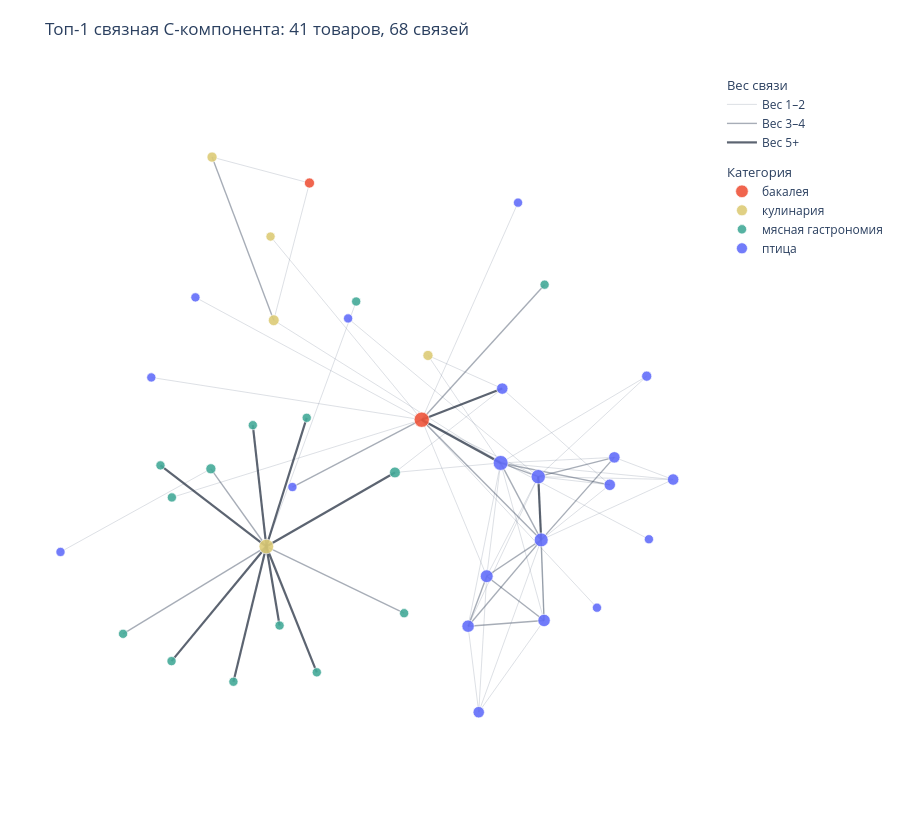
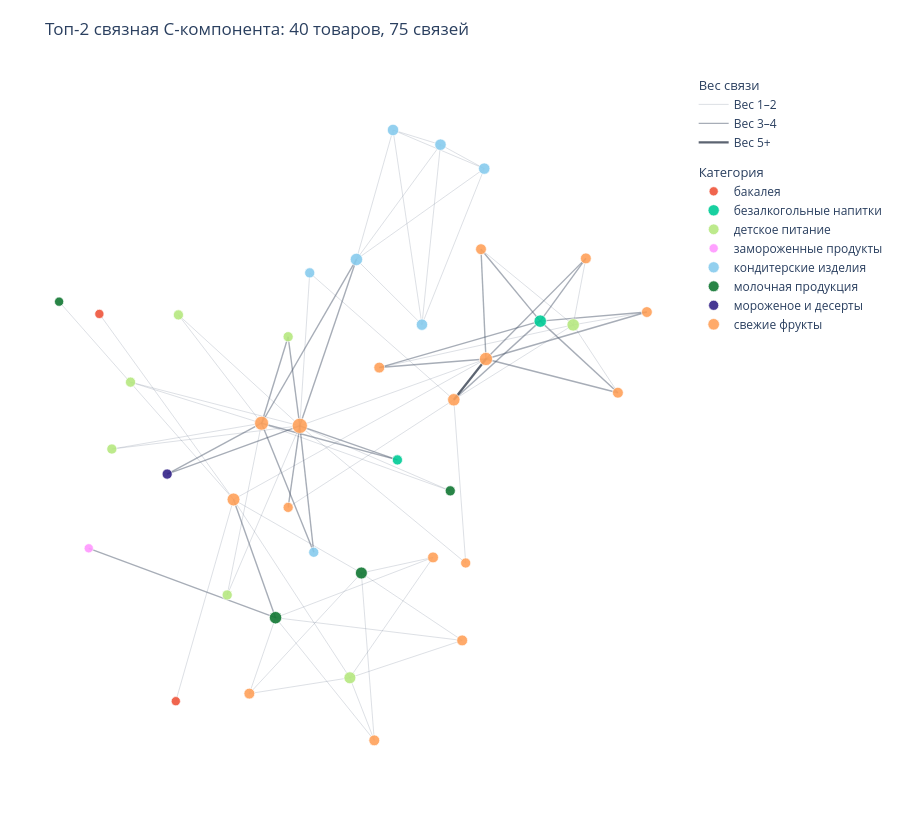
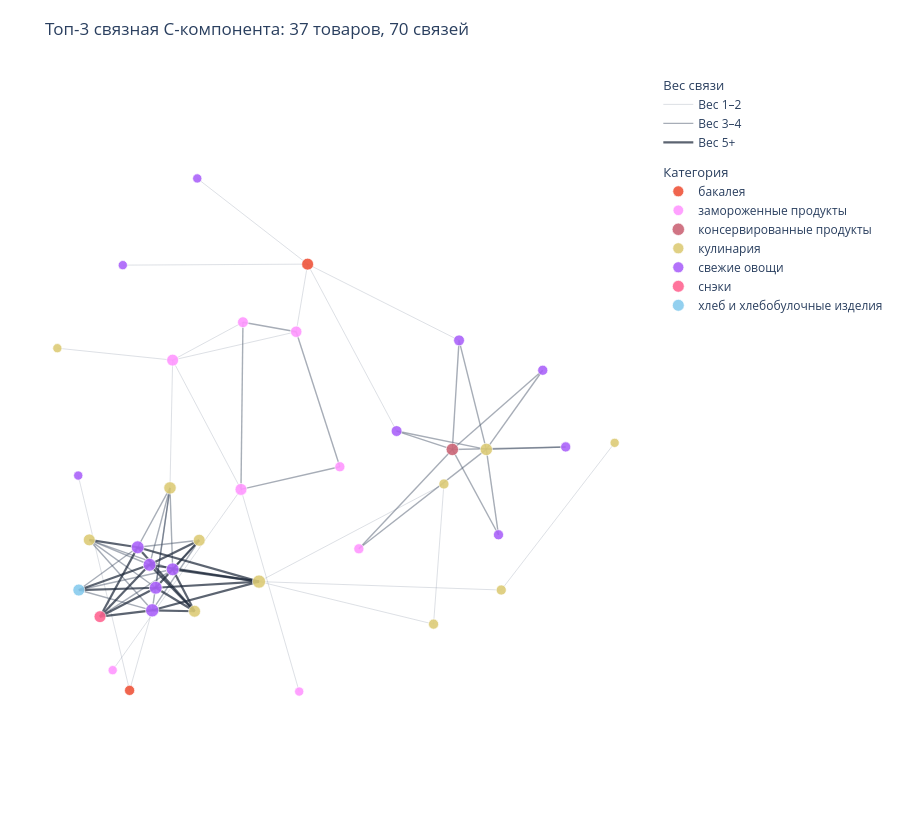

Notebook source saved alongside these figures, in order:
### Markdown cell above
### 4.2 Три крупнейшие связные компоненты C-графа

Разделим общий C-граф на связные компоненты, отсортируем их по числу товаров и отдельно покажем топ-1, топ-2 и топ-3. Для каждой компоненты строится собственная интерактивная Plotly-визуализация.

### Code cell
# connected_components возвращает множество item_id для каждой отдельной C-компоненты.
c_all_components = list(nx.connected_components(G_c_plot))

# Сортируем C-компоненты по числу товаров от самой большой к самой маленькой.
c_components_by_size = sorted(c_all_components, key=len, reverse=True)

# Оставляем первые три C-компоненты: топ-1, топ-2 и топ-3 по количеству товаров.
c_top_components = c_components_by_size[:3]

# Сюда сохраним три networkx-графа и три Plotly-фигуры для дальнейшей работы.
c_top_component_graphs = []
c_top_component_figures = []

# По очереди строим отдельный интерактивный граф для каждой C-компоненты.
for component_rank, component_nodes in enumerate(c_top_components, start=1):
    # Создаём независимую копию подграфа с товарами текущей C-компоненты.
    component_graph = G_c_plot.subgraph(component_nodes).copy()

    # Заново рассчитываем координаты, чтобы компонента занимала всю область своего графика.
    component_pos = nx.spring_layout(
        component_graph,
        seed=42,
        k=0.9,
        weight="weight",
    )

    # Формируем заголовок с местом C-компоненты и её фактическими размерами.
    component_title = (
        f"Топ-{component_rank} связная C-компонента: "
        f"{component_graph.number_of_nodes()} товаров, "
        f"{component_graph.number_of_edges()} связей"
    )

    # Превращаем networkx-подграф в интерактивную Plotly-фигуру.
    component_figure = make_plotly_graph(
        component_graph,
        component_pos,
        c_node_strength,
        title=component_title,
        category_color_map=c_category_color_map,
    )

    # Сохраняем объекты, чтобы к ним можно было обратиться в следующих ячейках.
    c_top_component_graphs.append(component_graph)
    c_top_component_figures.append(component_figure)

    # Показываем текущую C-компоненту прямо в VS Code/Jupyter.
    component_figure.show(
        config={"scrollZoom": True, "displaylogo": False, "responsive": True}
    )

### Figure 1 — Plotly figure (JSON) as saved in the notebook; plotly's stock layout.template omitted (floating-point values rounded to 4 significant figures)
{"data": [{"hoverinfo": "skip", "legendgroup": "edge_weight", "legendgrouptitle": {"text": "Вес связи"}, "line": {"color": "rgba(100, 116, 139, 0.28)", "width": 0.8}, "mode": "lines", "name": "Вес 1–2", "type": "scatter", "x": [-0.0706, -0.353, null, 0.9256, 0.3834, null, 0.9256, 0.5109, null, 0.9256, 0.5017, null, 0.9256, 0.7408, null, 0.5017, 0.1355, null, 0.5017, 0.7264, null, 0.5017, -0.09602, null, 0.5017, 0.8426, null, 0.5017, 0.5199, null, 0.5017, 0.3397, null, 0.5017, 0.2812, null, -0.5759, 0.1355, null, -0.2174, -0.5236, null, -0.2174, -0.3297, null, -0.3398, 0.1355, null, 0.3885, 0.7264, null, 0.3885, 0.155, null, 0.3885, 0.05124, null, 0.2812, 0.3834, null, 0.2812, 0.3146, null, 0.6862, 0.1355, null, -0.5273, -1, null, 0.155, 0.3834, null, 0.1355, 0.4381, null, 0.1355, -0.7146, null, 0.1355, 0.3397, null, 0.1355, 0.8495, null, 0.1355, -0.6499, null, 0.3397, 0.3834, null, 0.3397, 0.3146, null, 0.7408, 0.3834, null, 0.3146, 0.5109, null, 0.3146, 0.5199, null, 0.8426, 0.3834, null, 0.05124, 0.3834, null, -0.3297, 0.3834, null, 0.5109, 0.7264, null, 0.3834, 0.5199, null], "y": [0.5107, -0.2595, null, -0.04897, 0.003205, null, -0.04897, -0.2387, null, -0.04897, -0.04001, null, -0.04897, 0.02074, null, -0.04001, 0.139, null, -0.04001, -0.06555, null, -0.04001, 0.4574, null, -0.04001, 0.2759, null, -0.04001, -0.4919, null, -0.04001, -0.3528, null, -0.04001, -0.5099, null, 0.5236, 0.139, null, 0.8831, 0.9645, null, 0.8831, 0.4518, null, 0.7148, 0.139, null, 0.2369, -0.06555, null, 0.2369, 0.3411, null, 0.2369, -0.02671, null, -0.5099, 0.003205, null, -0.5099, -0.7803, null, -0.4518, 0.139, null, -0.01522, -0.2766, null, 0.3411, 0.003205, null, 0.139, 0.8214, null, 0.139, 0.272, null, 0.139, -0.3528, null, 0.139, -0.2367, null, 0.139, -0.1053, null, -0.3528, 0.003205, null, -0.3528, -0.7803, null, 0.02074, 0.003205, null, -0.7803, -0.2387, null, -0.7803, -0.4919, null, 0.2759, 0.003205, null, -0.02671, 0.003205, null, 0.4518, 0.003205, null, -0.2387, -0.06555, null, 0.003205, -0.4919, null]}, {"hoverinfo": "skip", "legendgroup": "edge_weight", "line": {"color": "rgba(71, 85, 105, 0.48)", "width": 1.4}, "mode": "lines", "name": "Вес 3–4", "type": "scatter", "x": [0.5017, 0.3834, null, 0.5017, 0.7408, null, 0.2812, 0.5109, null, 0.2812, 0.5199, null, 0.2812, 0.3397, null, -0.2711, 0.1355, null, -0.8033, -0.353, null, -0.5273, -0.353, null, 0.1355, 0.5216, null, 0.1355, 0.5109, null, -0.353, 0.08008, null, 0.3397, 0.5109, null, 0.3397, 0.5199, null, 0.7408, 0.5109, null, -0.3297, -0.5236, null, 0.5109, 0.3834, null, 0.5109, 0.5199, null, 0.3834, 0.7264, null], "y": [-0.04001, 0.003205, null, -0.04001, 0.02074, null, -0.5099, -0.2387, null, -0.5099, -0.4919, null, -0.5099, -0.3528, null, -0.07247, 0.139, null, -0.5339, -0.2595, null, -0.01522, -0.2595, null, 0.139, 0.5635, null, 0.139, -0.2387, null, -0.2595, -0.4691, null, -0.3528, -0.2387, null, -0.3528, -0.4919, null, 0.02074, -0.2387, null, 0.4518, 0.9645, null, -0.2387, 0.003205, null, -0.2387, -0.4919, null, 0.003205, -0.06555, null]}, {"hoverinfo": "skip", "legendgroup": "edge_weight", "line": {"color": "rgba(30, 41, 59, 0.72)", "width": 2.2}, "mode": "lines", "name": "Вес 5+", "type": "scatter", "x": [0.5017, 0.5109, null, 0.3885, 0.1355, null, -0.3114, -0.353, null, -0.1943, -0.353, null, 0.1355, 0.3834, null, -0.3955, -0.353, null, -0.353, -0.2261, null, -0.353, -0.6858, null, -0.353, -0.651, null, -0.353, -0.4565, null, -0.353, 0.05124, null], "y": [-0.04001, -0.2387, null, 0.2369, 0.139, null, -0.5077, -0.2595, null, -0.6549, -0.2595, null, 0.139, 0.003205, null, 0.1219, -0.2595, null, -0.2595, 0.1451, null, -0.2595, -0.004422, null, -0.2595, -0.6197, null, -0.2595, -0.6845, null, -0.2595, -0.02671, null]}, {"customdata": [["вермишель роллтон, на домашнем бульоне, с говядиной, быстрого приготовления, 60 г", "бакалея", 2, 15], ["приправа maggi, для нежного филе куриной грудки, по-итальянски, 30,6 г", "бакалея", 14, 68]], "hovertemplate": "<b>%{customdata[0]}</b><br>Категория: %{customdata[1]}<br>Число соседей: %{customdata[2]}<br>Суммарный вес: %{customdata[3]}<extra></extra>", "legendgroup": "categories", "legendgrouptitle": {"text": "Категория"}, "marker": {"color": "#EF553B", "line": {"color": "white", "width": 0.7}, "opacity": 0.9, "size": [10.11, 15.23]}, "mode": "markers", "name": "бакалея", "type": "scatter", "x": [-0.2174, 0.1355], "y": [0.8831, 0.139]}, {"customdata": [["куриное филе самокат, в хрустящей корочке, с кисло-сладким соусом, 200 г", "кулинария", 1, 18], ["круассан самокат, с куриной грудкой и плавленым сыром, 115 г", "кулинария", 2, 32], ["хот-дог фабрика домодедово, с сосиской и жареным луком, 150 г", "кулинария", 12, 82], ["суп фо га bô, с курицей и рисовой лапшой, 650 г", "кулинария", 3, 20], ["фо бо bô, с говядиной и рисовой лапшой, 650 г", "кулинария", 2, 14]], "hovertemplate": "<b>%{customdata[0]}</b><br>Категория: %{customdata[1]}<br>Число соседей: %{customdata[2]}<br>Суммарный вес: %{customdata[3]}<extra></extra>", "legendgroup": "categories", "marker": {"color": "rgb(221, 204, 119)", "line": {"color": "white", "width": 0.7}, "opacity": 0.9, "size": [9.2, 10.11, 14.62, 10.81, 10.11]}, "mode": "markers", "name": "кулинария", "type": "scatter", "x": [-0.3398, 0.155, -0.353, -0.3297, -0.5236], "y": [0.7148, 0.3411, -0.2595, 0.4518, 0.9645]}, {"customdata": [["сосиски велком, докторские, 440 г", "мясная гастрономия", 1, 2], ["сосиски вязанка, молокуши, молочные, 450 г", "мясная гастрономия", 1, 5], ["сосиски вязанка, сливушки, сливочные, 330 г", "мясная гастрономия", 1, 5], ["сосиски самокат, из филе индейки, 400 г", "мясная гастрономия", 2, 14], ["сосиски мираторг, венские, 350 г", "мясная гастрономия", 1, 6], ["сосиски стародворье сочинки, по-баварски, 400 г", "мясная гастрономия", 1, 5], ["филе куриной грудки термоферма, запечённое, с прованскими травами, 182 г", "мясная гастрономия", 1, 3], ["сосиски папа может, домашние, со сливками, 410 г", "мясная гастрономия", 1, 5], ["филе куриной грудки термоферма, гриль, с чёрным перцем и чесноком, 182 г", "мясная гастрономия", 1, 10], ["сосиски самокат, из куриной грудки, 400 г", "мясная гастрономия", 3, 34], ["сосиски папа может, мясникс, из курицы, 160 г", "мясная гастрономия", 1, 5], ["сосиски вязанка, филейские, рубленые, 300 г", "мясная гастрономия", 1, 5], ["сосиски стародворье сочинки, молочные, 400 г", "мясная гастрономия", 1, 4], ["сосиски папа может, сочные, 410 г", "мясная гастрономия", 1, 5]], "hovertemplate": "<b>%{customdata[0]}</b><br>Категория: %{customdata[1]}<br>Число соседей: %{customdata[2]}<br>Суммарный вес: %{customdata[3]}<extra></extra>", "legendgroup": "categories", "marker": {"color": "rgb(68, 170, 153)", "line": {"color": "white", "width": 0.7}, "opacity": 0.9, "size": [9.2, 9.2, 9.2, 10.11, 9.2, 9.2, 9.2, 9.2, 9.2, 10.81, 9.2, 9.2, 9.2, 9.2]}, "mode": "markers", "name": "мясная гастрономия", "type": "scatter", "x": [-0.0706, -0.3114, -0.8033, -0.5273, -0.1943, -0.3955, -0.6499, -0.6858, 0.5216, 0.05124, -0.651, -0.2261, 0.08008, -0.4565], "y": [0.5107, -0.5077, -0.5339, -0.01522, -0.6549, 0.1219, -0.1053, -0.004422, 0.5635, -0.02671, -0.6197, 0.1451, -0.4691, -0.6845]}, {"customdata": [["голень цыплёнка-бройлера троекурово, 900 г", "птица", 4, 15], ["филе цыплёнка-бройлера троекурово, охлаждённое, 900 г", "птица", 11, 67], ["филе грудки цыплёнка-бройлера ферма евгения рошаля, охлаждённое, 700 г", "птица", 1, 9], ["филе грудки цыплят-бройлеров петелинка, по-мексикански, в соусе чураско, охлаждённое, 450 г", "птица", 4, 19], ["филе грудки цыплёнка-бройлера петелинка, без кожи, охлаждённое, 1-1,1 кг", "птица", 6, 25], ["филе грудки цыплёнка-бройлера петелинка, малое, охлаждённое, 550 г", "птица", 1, 11], ["филе грудки цыплёнка-бройлера петелинка, без кожи, охлаждённое, 700-800 г", "птица", 1, 2], ["филе грудки цыплёнка-бройлера петелинка, без кожи, охлаждённое, 0,9-1 кг", "птица", 7, 28], ["филе грудки цыплёнка-бройлера петелинка, без кожи, охлаждённое, 800-900 г", "птица", 1, 2], ["куриный шашлык самокат, в сливочном маринаде, охлаждённый, 1 кг", "птица", 1, 20], ["бедро цыплёнка-бройлера троекурово, 900 г", "птица", 4, 20], ["филе грудки цыплёнка-бройлера петелинка, без кожи, охлаждённое, 1,1-1,2 кг", "птица", 4, 15], ["куриный шницель троекурово, из рубленного филе, охлаждённый, 350 г", "птица", 2, 18], ["филе бедра индейки индилайт, охлаждённое, 410 г", "птица", 1, 11], ["филе цыплёнка-бройлера троекурово, малое, охлаждённое, 450 г", "птица", 10, 69], ["филе грудки цыплёнка-бройлера петелинка, кубики, охлаждённое, 550 г", "птица", 13, 52], ["филе бедра цыплёнка ив. курников кур-нята, кусковое, охлаждённое, 650 г", "птица", 1, 7], ["куриное филе бедра самокат, с овощами, охлаждённое, 900 г", "птица", 1, 24], ["филе грудки цыплёнка-бройлера наша птичка, охлаждённое, 1-1,1 кг", "птица", 6, 25], ["куриные котлеты троекурово, из филе грудки, охлаждённые, 450 г", "птица", 4, 18]], "hovertemplate": "<b>%{customdata[0]}</b><br>Категория: %{customdata[1]}<br>Число соседей: %{customdata[2]}<br>Суммарный вес: %{customdata[3]}<extra></extra>", "legendgroup": "categories", "marker": {"color": "#636EFA", "line": {"color": "white", "width": 0.7}, "opacity": 0.9, "size": [11.4, 14.3, 9.2, 11.4, 12.39, 9.2, 9.2, 12.82, 9.2, 9.2, 11.4, 11.4, 10.11, 9.2, 13.96, 14.93, 9.2, 9.2, 12.39, 11.4]}, "mode": "markers", "name": "птица", "type": "scatter", "x": [0.9256, 0.5017, -0.5759, 0.3885, 0.2812, -0.2711, 0.6862, 0.3397, 0.8495, -0.09602, 0.7408, 0.3146, 0.8426, -1, 0.5109, 0.3834, -0.7146, 0.4381, 0.5199, 0.7264], "y": [-0.04897, -0.04001, 0.5236, 0.2369, -0.5099, -0.07247, -0.4518, -0.3528, -0.2367, 0.4574, 0.02074, -0.7803, 0.2759, -0.2766, -0.2387, 0.003205, 0.272, 0.8214, -0.4919, -0.06555]}], "layout": {"dragmode": "pan", "height": 820, "hovermode": "closest", "legend": {"x": 1.01, "xanchor": "left", "y": 1, "yanchor": "top"}, "margin": {"b": 20, "l": 20, "r": 20, "t": 70}, "title": {"text": "Топ-1 связная C-компонента: 41 товаров, 68 связей"}, "xaxis": {"showgrid": false, "visible": false, "zeroline": false}, "yaxis": {"scaleanchor": "x", "scaleratio": 1, "showgrid": false, "visible": false, "zeroline": false}}}

### Figure 2 — Plotly figure (JSON) as saved in the notebook; plotly's stock layout.template omitted (floating-point values rounded to 4 significant figures; data arrays with more than 128 entries replaced by an {"elided": "..."} marker saying what was removed)
{"data": [{"hoverinfo": "skip", "legendgroup": "edge_weight", "legendgrouptitle": {"text": "Вес связи"}, "line": {"color": "rgba(100, 116, 139, 0.28)", "width": 0.8}, "mode": "lines", "name": "Вес 1–2", "type": "scatter", "x": {"elided": "150 float values"}, "y": {"elided": "150 float values"}}, {"hoverinfo": "skip", "legendgroup": "edge_weight", "line": {"color": "rgba(71, 85, 105, 0.48)", "width": 1.4}, "mode": "lines", "name": "Вес 3–4", "type": "scatter", "x": [0.9579, 0.4425, null, 0.9579, 0.6163, null, -0.366, -0.2314, null, 0.865, 0.4425, null, 0.865, 0.6163, null, -0.5785, -0.1537, null, -0.5785, -0.2762, null, -0.2314, -0.8296, null, -0.1091, -0.1537, null, -0.1091, -0.2762, null, -0.2762, -0.1911, null, -0.2762, 0.02757, null, -0.2762, 0.1589, null, 0.02757, -0.1537, null, 0.6163, 0.3395, null, 0.6163, 0.7624, null, 0.6163, 0.4266, null, 0.6163, 0.1008, null, 0.1589, -0.1537, null, 0.7624, 0.4425, null, -0.1911, -0.1537, null, -0.191, -0.1537, null, 0.1008, 0.4425, null, 0.4266, 0.4425, null], "y": [0.3717, 0.2214, null, 0.3717, 0.3426, null, -0.2286, -0.6072, null, 0.1133, 0.2214, null, 0.1133, 0.3426, null, -0.1472, 0.007305, null, -0.1472, 0.0156, null, -0.6072, -0.3849, null, -0.3977, 0.007305, null, -0.3977, 0.0156, null, 0.0156, 0.2926, null, 0.0156, 0.5401, null, 0.0156, -0.1019, null, 0.5401, 0.007305, null, 0.3426, 0.0907, null, 0.3426, 0.5435, null, 0.3426, 0.573, null, 0.3426, 0.1939, null, -0.1019, 0.007305, null, 0.5435, 0.2214, null, 0.2926, 0.007305, null, -0.2539, 0.007305, null, 0.1939, 0.2214, null, 0.573, 0.2214, null]}, {"hoverinfo": "skip", "legendgroup": "edge_weight", "line": {"color": "rgba(30, 41, 59, 0.72)", "width": 2.2}, "mode": "lines", "name": "Вес 5+", "type": "scatter", "x": [0.3395, 0.4425, null], "y": [0.0907, 0.2214, null]}, {"customdata": [["гранола самокат клубника и семена льна, 250 г", "бакалея", 1, 8], ["гранола самокат, клубника, вишня и клюква, 250 г", "бакалея", 1, 8]], "hovertemplate": "<b>%{customdata[0]}</b><br>Категория: %{customdata[1]}<br>Число соседей: %{customdata[2]}<br>Суммарный вес: %{customdata[3]}<extra></extra>", "legendgroup": "categories", "legendgrouptitle": {"text": "Категория"}, "marker": {"color": "#EF553B", "line": {"color": "white", "width": 0.7}, "opacity": 0.9, "size": [9.2, 9.2]}, "mode": "markers", "name": "бакалея", "type": "scatter", "x": [-0.5508, -0.7957], "y": [-0.8746, 0.3657]}, {"customdata": [["напиток нижегородская стрелка, с соком, яблоко и бузина, с газом, 0,33 л", "безалкогольные напитки", 6, 18], ["из армении: банановый нектар siya, 0,95 л", "безалкогольные напитки", 2, 6]], "hovertemplate": "<b>%{customdata[0]}</b><br>Категория: %{customdata[1]}<br>Число соседей: %{customdata[2]}<br>Суммарный вес: %{customdata[3]}<extra></extra>", "legendgroup": "categories", "marker": {"color": "#00CC96", "line": {"color": "white", "width": 0.7}, "opacity": 0.9, "size": [12.39, 10.11]}, "mode": "markers", "name": "безалкогольные напитки", "type": "scatter", "x": [0.6163, 0.1589], "y": [0.3426, -0.1019]}, {"customdata": [["яблочно-вишнёвый сок фрутоняня, 0,2 л", "детское питание", 6, 35], ["творог агуша, 4%, банан, яблоко и персик, с 6 месяцев, 80 г", "детское питание", 2, 4], ["печенье gipopo, банан и ваниль, с 6 месяцев, 80 г", "детское питание", 2, 4], ["ряженка агуша, 2,9%, клубника, с 12 месяцев, 180 г", "детское питание", 5, 11], ["банановый нектар фрутоняня, с мякотью, 0,2 л", "детское питание", 2, 25], ["из беларуси: яблочно-банановый нектар bambolina, с 6 месяцев, 0,2 л", "детское питание", 2, 4], ["банановый нектар фрутоняня, с мякотью, с 3 лет, 0,5 л", "детское питание", 2, 5]], "hovertemplate": "<b>%{customdata[0]}</b><br>Категория: %{customdata[1]}<br>Число соседей: %{customdata[2]}<br>Суммарный вес: %{customdata[3]}<extra></extra>", "legendgroup": "categories", "marker": {"color": "#B6E880", "line": {"color": "white", "width": 0.7}, "opacity": 0.9, "size": [12.39, 10.11, 10.11, 11.92, 10.11, 10.11, 10.11]}, "mode": "markers", "name": "детское питание", "type": "scatter", "x": [0.7218, -0.7557, -0.5425, 0.006683, -0.1911, -0.3862, -0.6959], "y": [0.3305, -0.06706, 0.3625, -0.7996, 0.2926, -0.5343, 0.1471]}, {"customdata": [["из египта: клубника самокат, заморозка, 300 г", "замороженные продукты", 1, 14]], "hovertemplate": "<b>%{customdata[0]}</b><br>Категория: %{customdata[1]}<br>Число соседей: %{customdata[2]}<br>Суммарный вес: %{customdata[3]}<extra></extra>", "legendgroup": "categories", "marker": {"color": "#FF97FF", "line": {"color": "white", "width": 0.7}, "opacity": 0.9, "size": [9.2]}, "mode": "markers", "name": "замороженные продукты", "type": "scatter", "x": [-0.8296], "y": [-0.3849]}, {"customdata": [["батончик smartbar, 20% протеина, двойной шоколад, в тёмной глазури, 40 г", "кондитерские изделия", 4, 20], ["батончик fitnesshock, 20% протеина, без сахара, арахис и солёная карамель, 50 г", "кондитерские изделия", 4, 17], ["батончик fitnesshock hi protein, 30% протеина, без сахара, лимон и чиа, в глазури, 40 г", "кондитерские изделия", 4, 17], ["батончик самокат гранола, с бананом, 35 г", "кондитерские изделия", 2, 6], ["батончик fitnesshock, 19% протеина, без сахара, карамель и фундук, 50 г", "кондитерские изделия", 4, 17], ["батончик smartbar, 20% протеина, банан, в тёмной глазури, 40 г", "кондитерские изделия", 6, 28], ["фруктовая пастила самокат, без сахара, ассорти, 200 г", "кондитерские изделия", 2, 10]], "hovertemplate": "<b>%{customdata[0]}</b><br>Категория: %{customdata[1]}<br>Число соседей: %{customdata[2]}<br>Суммарный вес: %{customdata[3]}<extra></extra>", "legendgroup": "categories", "marker": {"color": "rgb(136, 204, 238)", "line": {"color": "white", "width": 0.7}, "opacity": 0.9, "size": [11.4, 11.4, 11.4, 10.11, 11.4, 12.39, 10.11]}, "mode": "markers", "name": "кондитерские изделия", "type": "scatter", "x": [0.1448, 0.2968, 0.2375, -0.1091, 0.437, 0.02757, -0.122], "y": [0.9547, 0.9078, 0.3312, -0.3977, 0.8311, 0.5401, 0.4972]}, {"customdata": [["йогурт чудо, 2%, клубника и земляника, 130 г", "молочная продукция", 1, 7], ["йогурт коломенский клубника и банан, 5%, в стекле, 170 г", "молочная продукция", 6, 15], ["соево-банановый напиток planto, 0,7%, 1 л", "молочная продукция", 2, 4], ["йогурт самокат, 3,2%, клубника, 125 г", "молочная продукция", 5, 11]], "hovertemplate": "<b>%{customdata[0]}</b><br>Категория: %{customdata[1]}<br>Число соседей: %{customdata[2]}<br>Суммарный вес: %{customdata[3]}<extra></extra>", "legendgroup": "categories", "marker": {"color": "rgb(17, 119, 51)", "line": {"color": "white", "width": 0.7}, "opacity": 0.9, "size": [9.2, 12.39, 10.11, 11.92]}, "mode": "markers", "name": "молочная продукция", "type": "scatter", "x": [-0.9246, -0.2314, 0.3281, 0.04345], "y": [0.4049, -0.6072, -0.2009, -0.4641]}, {"customdata": [["мороженое sunreme, малина и банан, в вафельном рожке, 78 г", "мороженое и десерты", 2, 8]], "hovertemplate": "<b>%{customdata[0]}</b><br>Категория: %{customdata[1]}<br>Число соседей: %{customdata[2]}<br>Суммарный вес: %{customdata[3]}<extra></extra>", "legendgroup": "categories", "marker": {"color": "rgb(51, 34, 136)", "line": {"color": "white", "width": 0.7}, "opacity": 0.9, "size": [10.11]}, "mode": "markers", "name": "мороженое и десерты", "type": "scatter", "x": [-0.5785], "y": [-0.1472]}, {"customdata": [["яблоки стори иноред самокат, импорт, 500 г", "свежие фрукты", 3, 14], ["клубника артфрут, 250 г", "свежие фрукты", 3, 25], ["клубника, 250 г", "свежие фрукты", 7, 36], ["яблоки ред делишес, 500 г", "свежие фрукты", 3, 14], ["фруктовый десерт сила традиции, клубника и манго, 200 г", "свежие фрукты", 2, 8], ["клубника, россия, сезонная, 250 г", "свежие фрукты", 3, 25], ["из эквадора: красные бананы самокат, 4 шт.", "свежие фрукты", 10, 25], ["яблоки гренни смит, 500 г", "свежие фрукты", 3, 22], ["фруктовый десерт сила традиции, манго, 200 г", "свежие фрукты", 2, 17], ["яблоки роял гала, 500 г", "свежие фрукты", 3, 14], ["клубника, 200 г", "свежие фрукты", 3, 25], ["яблоки россия, 1 кг", "свежие фрукты", 3, 14], ["яблоки голден, 500 г", "свежие фрукты", 6, 28], ["клубника эльсанта выберри меня, 200 г", "свежие фрукты", 3, 17], ["из эквадора: бананы самокат, 4 шт.", "свежие фрукты", 14, 43], ["фруктовый десерт сила традиции, яблоко и клубника, 2x100 г", "свежие фрукты", 8, 34]], "hovertemplate": "<b>%{customdata[0]}</b><br>Категория: %{customdata[1]}<br>Число соседей: %{customdata[2]}<br>Суммарный вес: %{customdata[3]}<extra></extra>", "legendgroup": "categories", "marker": {"color": "#FFA15A", "line": {"color": "white", "width": 0.7}, "opacity": 0.9, "size": [10.81, 10.81, 12.82, 10.81, 10.11, 10.81, 13.96, 10.81, 10.11, 10.81, 10.81, 10.81, 12.39, 10.81, 15.23, 13.22]}, "mode": "markers", "name": "свежие фрукты", "type": "scatter", "x": [0.9579, -0.3153, -0.366, 0.865, 0.3776, 0.08482, -0.2762, 0.7624, -0.191, 0.1008, 0.3663, 0.4266, 0.3395, 0.273, -0.1537, 0.4425], "y": [0.3717, -0.8503, -0.2286, 0.1133, -0.4321, -1, 0.0156, 0.5435, -0.2539, 0.1939, -0.68, 0.573, 0.0907, -0.4142, 0.007305, 0.2214]}], "layout": {"dragmode": "pan", "height": 820, "hovermode": "closest", "legend": {"x": 1.01, "xanchor": "left", "y": 1, "yanchor": "top"}, "margin": {"b": 20, "l": 20, "r": 20, "t": 70}, "title": {"text": "Топ-2 связная C-компонента: 40 товаров, 75 связей"}, "xaxis": {"showgrid": false, "visible": false, "zeroline": false}, "yaxis": {"scaleanchor": "x", "scaleratio": 1, "showgrid": false, "visible": false, "zeroline": false}}}

### Figure 3 — Plotly figure (JSON) as saved in the notebook; plotly's stock layout.template omitted (floating-point values rounded to 4 significant figures)
{"data": [{"hoverinfo": "skip", "legendgroup": "edge_weight", "legendgrouptitle": {"text": "Вес связи"}, "line": {"color": "rgba(100, 116, 139, 0.28)", "width": 0.8}, "mode": "lines", "name": "Вес 1–2", "type": "scatter", "x": [-0.09739, -0.305, null, -0.3128, -0.305, null, -0.3653, -0.432, null, -0.04996, 0.6652, null, -0.04996, 0.4653, null, -0.04996, 0.4959, null, -0.482, -0.1032, null, 0.05985, -0.305, null, 0.05985, 0.09358, null, 0.4653, 0.4959, null, 0.06868, -0.1032, null, -0.6453, -0.305, null, -0.2323, 0.09358, null, -0.432, -0.5837, null, 0.5406, 0.09358, null, 0.3562, 0.09358, null, 1, 0.6652, null, -0.1032, -0.305, null, 0.09358, -0.4521, null], "y": [0.494, 0.3821, null, 0.004732, 0.3821, null, -0.3566, -0.5931, null, -0.2717, -0.2967, null, -0.2717, -0.3974, null, -0.2717, 0.01632, null, -0.5333, 0.0003594, null, 0.4658, 0.3821, null, 0.4658, 0.6655, null, -0.3974, 0.01632, null, -0.5964, 0.0003594, null, 0.4173, 0.3821, null, 0.9185, 0.6655, null, -0.5931, 0.04129, null, 0.4404, 0.6655, null, 0.1727, 0.6655, null, 0.1378, -0.2967, null, 0.0003594, 0.3821, null, 0.6655, 0.6625, null]}, {"hoverinfo": "skip", "legendgroup": "edge_weight", "line": {"color": "rgba(71, 85, 105, 0.48)", "width": 1.4}, "mode": "lines", "name": "Вес 3–4", "type": "scatter", "x": [-0.09739, 0.05985, null, -0.09739, -0.1032, null, -0.3128, -0.3548, null, -0.3128, -0.3732, null, -0.3128, -0.3653, null, -0.3128, -0.3048, null, -0.3128, -0.4082, null, -0.5194, -0.3048, null, -0.3653, -0.2265, null, -0.3653, -0.5819, null, -0.3653, -0.5511, null, 0.7877, 0.6211, null, 0.7877, 0.5208, null, -0.5511, -0.3548, null, -0.5511, -0.3732, null, -0.5511, -0.3048, null, 0.05985, 0.1887, null, 0.6571, 0.6211, null, 0.6571, 0.5208, null, 0.1887, -0.1032, null, 0.6211, 0.5406, null, 0.6211, 0.3562, null, 0.6211, 0.8555, null, 0.6211, 0.2448, null, 0.8555, 0.5208, null, -0.2265, -0.4082, null, -0.2265, -0.3048, null, -0.5819, -0.3048, null, -0.5819, -0.4082, null, 0.5208, 0.5406, null, 0.5208, 0.3562, null, 0.5208, 0.2448, null], "y": [0.494, 0.4658, null, 0.494, 0.0003594, null, 0.004732, -0.2899, null, 0.004732, -0.222, null, 0.004732, -0.3566, null, 0.004732, -0.2355, null, 0.004732, -0.1705, null, -0.3753, -0.2355, null, -0.3566, -0.1497, null, -0.3566, -0.2967, null, -0.3566, -0.1487, null, 0.3521, 0.1185, null, 0.3521, 0.1184, null, -0.1487, -0.2899, null, -0.1487, -0.222, null, -0.1487, -0.2355, null, 0.4658, 0.06722, null, -0.1336, 0.1185, null, -0.1336, 0.1184, null, 0.06722, 0.0003594, null, 0.1185, 0.4404, null, 0.1185, 0.1727, null, 0.1185, 0.1258, null, 0.1185, -0.175, null, 0.1258, 0.1184, null, -0.1497, -0.1705, null, -0.1497, -0.2355, null, -0.2967, -0.2355, null, -0.2967, -0.1705, null, 0.1184, 0.4404, null, 0.1184, 0.1727, null, 0.1184, -0.175, null]}, {"hoverinfo": "skip", "legendgroup": "edge_weight", "line": {"color": "rgba(30, 41, 59, 0.72)", "width": 2.2}, "mode": "lines", "name": "Вес 5+", "type": "scatter", "x": [-0.5194, -0.3548, null, -0.5194, -0.3732, null, -0.5194, -0.4082, null, -0.5194, -0.3653, null, -0.3653, -0.04996, null, -0.3653, -0.2402, null, -0.5511, -0.4082, null, -0.04996, -0.3548, null, -0.04996, -0.3732, null, -0.04996, -0.3048, null, -0.04996, -0.4082, null, -0.2265, -0.3548, null, -0.2265, -0.3732, null, -0.5819, -0.3548, null, -0.5819, -0.3732, null, -0.3732, -0.2402, null, -0.3548, -0.2402, null, -0.3048, -0.2402, null, -0.4082, -0.2402, null], "y": [-0.3753, -0.2899, null, -0.3753, -0.222, null, -0.3753, -0.1705, null, -0.3753, -0.3566, null, -0.3566, -0.2717, null, -0.3566, -0.3593, null, -0.1487, -0.1705, null, -0.2717, -0.2899, null, -0.2717, -0.222, null, -0.2717, -0.2355, null, -0.2717, -0.1705, null, -0.1497, -0.2899, null, -0.1497, -0.222, null, -0.2967, -0.2899, null, -0.2967, -0.222, null, -0.222, -0.3593, null, -0.2899, -0.3593, null, -0.2355, -0.3593, null, -0.1705, -0.3593, null]}, {"customdata": [["приправа knorr картошка по-деревенски, со сливочно-чесночным соусом, 28 г", "бакалея", 2, 17], ["грибной суп knorr чашка супа, с сухариками, быстрого приготовления, 15,5 г", "бакалея", 5, 25]], "hovertemplate": "<b>%{customdata[0]}</b><br>Категория: %{customdata[1]}<br>Число соседей: %{customdata[2]}<br>Суммарный вес: %{customdata[3]}<extra></extra>", "legendgroup": "categories", "legendgrouptitle": {"text": "Категория"}, "marker": {"color": "#EF553B", "line": {"color": "white", "width": 0.7}, "opacity": 0.9, "size": [10.11, 11.92]}, "mode": "markers", "name": "бакалея", "type": "scatter", "x": [-0.432, 0.09358], "y": [-0.5931, 0.6655]}, {"customdata": [["вареники сибирская коллекция, с картофелем и грибной солянкой, 700 г", "замороженные продукты", 3, 19], ["овощная смесь свой урожай, картофель с грибами в соусе по-старорусски, заморозка, 400 г", "замороженные продукты", 1, 3], ["лисички свой урожай, заморозка, 300 г", "замороженные продукты", 4, 17], ["боул oso-bo, с грибами, сельдереем и паприкой, 250 г", "замороженные продукты", 1, 5], ["римская пицца pizzarte, с ветчиной и грибами, заморозка, 420 г", "замороженные продукты", 2, 7], ["смесь лесных грибов свой урожай, заморозка, 300 г", "замороженные продукты", 5, 24], ["шампиньоны свой урожай, резаные, заморозка, 300 г", "замороженные продукты", 2, 9], ["вареники самокат, с картофелем и грибами, 500 г", "замороженные продукты", 5, 23]], "hovertemplate": "<b>%{customdata[0]}</b><br>Категория: %{customdata[1]}<br>Число соседей: %{customdata[2]}<br>Суммарный вес: %{customdata[3]}<extra></extra>", "legendgroup": "categories", "marker": {"color": "#FF97FF", "line": {"color": "white", "width": 0.7}, "opacity": 0.9, "size": [10.81, 9.2, 11.4, 9.2, 10.11, 11.92, 10.11, 11.92]}, "mode": "markers", "name": "замороженные продукты", "type": "scatter", "x": [-0.09739, -0.482, 0.05985, 0.06868, 0.1887, -0.1032, 0.2448, -0.305], "y": [0.494, -0.5333, 0.4658, -0.5964, 0.06722, 0.0003594, -0.175, 0.3821]}, {"customdata": [["паштет самокат, из индейки, с шампиньонами и прованскими травами, 90 г", "консервированные продукты", 6, 25]], "hovertemplate": "<b>%{customdata[0]}</b><br>Категория: %{customdata[1]}<br>Число соседей: %{customdata[2]}<br>Суммарный вес: %{customdata[3]}<extra></extra>", "legendgroup": "categories", "marker": {"color": "rgb(204, 102, 119)", "line": {"color": "white", "width": 0.7}, "opacity": 0.9, "size": [12.39]}, "mode": "markers", "name": "консервированные продукты", "type": "scatter", "x": [0.5208], "y": [0.1184]}, {"customdata": [["картофельная запеканка самокат, с мясом, 250 г", "кулинария", 6, 36], ["картофельные драники creative kitchen, с соусом тартар, 140 г", "кулинария", 5, 32], ["куриная котлета creative kitchen, с картофельным пюре, 260 г", "кулинария", 8, 62], ["куриный шницель самокат, в яйце, с картофельным пюре, 210 г", "кулинария", 2, 17], ["куриная котлета самокат, нежная, с картофельным пюре, 230 г", "кулинария", 2, 17], ["картофельная запеканка самокат, с мясом, 240 г", "кулинария", 1, 6], ["оливье самокат, постный, с жареными шампиньонами, 200 г", "кулинария", 6, 23], ["котлета по-киевски creative kitchen, с картофельным пюре, 280 г", "кулинария", 5, 44], ["куриный шашлык гриль вэй, 180 г", "кулинария", 1, 9], ["вок creative kitchen, с курицей и овощами, 250 г", "кулинария", 2, 27], ["рыбные котлеты creative kitchen, из минтая, с картофельным пюре, 230 г", "кулинария", 5, 54]], "hovertemplate": "<b>%{customdata[0]}</b><br>Категория: %{customdata[1]}<br>Число соседей: %{customdata[2]}<br>Суммарный вес: %{customdata[3]}<extra></extra>", "legendgroup": "categories", "marker": {"color": "rgb(221, 204, 119)", "line": {"color": "white", "width": 0.7}, "opacity": 0.9, "size": [12.39, 11.92, 13.22, 10.11, 10.11, 9.2, 12.39, 11.92, 9.2, 10.11, 11.92]}, "mode": "markers", "name": "кулинария", "type": "scatter", "x": [-0.3128, -0.5511, -0.04996, 0.4653, 0.4959, -0.6453, 0.6211, -0.2265, 1, 0.6652, -0.2402], "y": [0.004732, -0.1487, -0.2717, -0.3974, 0.01632, 0.4173, 0.1185, -0.1497, 0.1378, -0.2967, -0.3593]}, {"customdata": [["белый картофель, отборный, 2 кг", "свежие овощи", 8, 41], ["мини-шампиньоны агрогриб, 300 г", "свежие овощи", 2, 7], ["шампиньоны агрогриб, резаные, 300 г", "свежие овощи", 2, 18], ["грибы шимиджи голд артфрут, 150 г", "свежие овощи", 1, 6], ["шампиньоны агрогриб, для запекания, 700 г", "свежие овощи", 2, 13], ["картофель, египет, новый урожай, 2 кг", "свежие овощи", 7, 64], ["шампиньоны агрогриб, 400 г", "свежие овощи", 3, 19], ["шампиньоны агрогриб, 250 г", "свежие овощи", 3, 19], ["белый картофель, мытый, в сетке, 1 кг", "свежие овощи", 7, 65], ["варёный картофель фуд сервис, в мундире, с чесноком и розмарином, в вакууме, 500 г", "свежие овощи", 7, 44], ["варёный картофель, 500 г", "свежие овощи", 7, 56], ["картофель, азербайджан, 1 кг", "свежие овощи", 1, 4], ["грибы эринги артфрут, 200 г", "свежие овощи", 1, 6]], "hovertemplate": "<b>%{customdata[0]}</b><br>Категория: %{customdata[1]}<br>Число соседей: %{customdata[2]}<br>Суммарный вес: %{customdata[3]}<extra></extra>", "legendgroup": "categories", "marker": {"color": "#AB63FA", "line": {"color": "white", "width": 0.7}, "opacity": 0.9, "size": [13.22, 10.11, 10.11, 9.2, 10.11, 12.82, 10.81, 10.81, 12.82, 12.82, 12.82, 9.2, 9.2]}, "mode": "markers", "name": "свежие овощи", "type": "scatter", "x": [-0.3653, 0.7877, 0.6571, -0.2323, 0.8555, -0.3732, 0.5406, 0.3562, -0.3548, -0.3048, -0.4082, -0.5837, -0.4521], "y": [-0.3566, 0.3521, -0.1336, 0.9185, 0.1258, -0.222, 0.4404, 0.1727, -0.2899, -0.2355, -0.1705, 0.04129, 0.6625]}, {"customdata": [["чипсы русская картошка, лосось терияки, 105 г", "снэки", 5, 38]], "hovertemplate": "<b>%{customdata[0]}</b><br>Категория: %{customdata[1]}<br>Число соседей: %{customdata[2]}<br>Суммарный вес: %{customdata[3]}<extra></extra>", "legendgroup": "categories", "marker": {"color": "#FF6692", "line": {"color": "white", "width": 0.7}, "opacity": 0.9, "size": [11.92]}, "mode": "markers", "name": "снэки", "type": "scatter", "x": [-0.5194], "y": [-0.3753]}, {"customdata": [["картофельные лепёшки creative kitchen, с сыром, 150 г", "хлеб и хлебобулочные изделия", 5, 45]], "hovertemplate": "<b>%{customdata[0]}</b><br>Категория: %{customdata[1]}<br>Число соседей: %{customdata[2]}<br>Суммарный вес: %{customdata[3]}<extra></extra>", "legendgroup": "categories", "marker": {"color": "rgb(136, 204, 238)", "line": {"color": "white", "width": 0.7}, "opacity": 0.9, "size": [11.92]}, "mode": "markers", "name": "хлеб и хлебобулочные изделия", "type": "scatter", "x": [-0.5819], "y": [-0.2967]}], "layout": {"dragmode": "pan", "height": 820, "hovermode": "closest", "legend": {"x": 1.01, "xanchor": "left", "y": 1, "yanchor": "top"}, "margin": {"b": 20, "l": 20, "r": 20, "t": 70}, "title": {"text": "Топ-3 связная C-компонента: 37 товаров, 70 связей"}, "xaxis": {"showgrid": false, "visible": false, "zeroline": false}, "yaxis": {"scaleanchor": "x", "scaleratio": 1, "showgrid": false, "visible": false, "zeroline": false}}}
